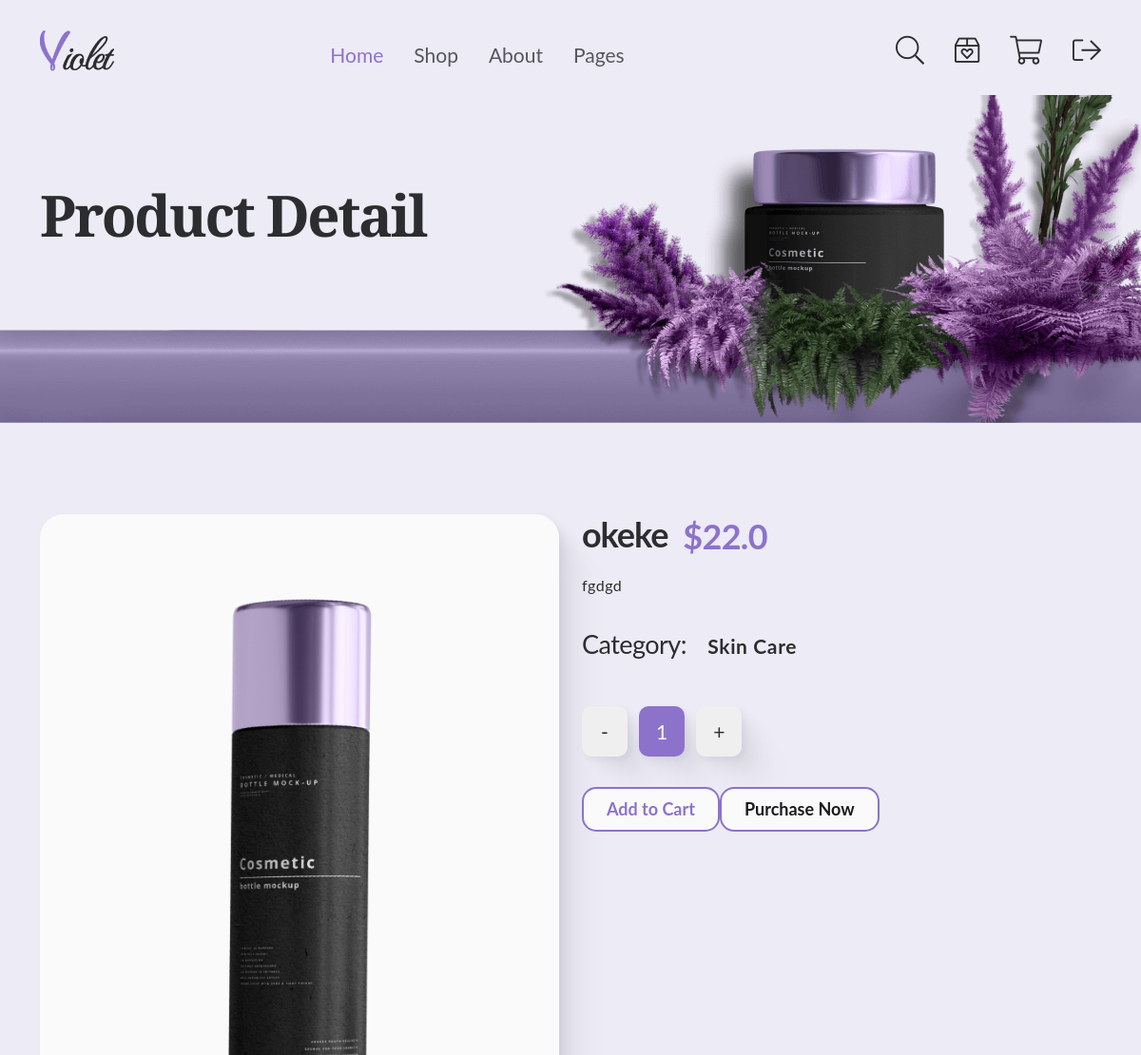
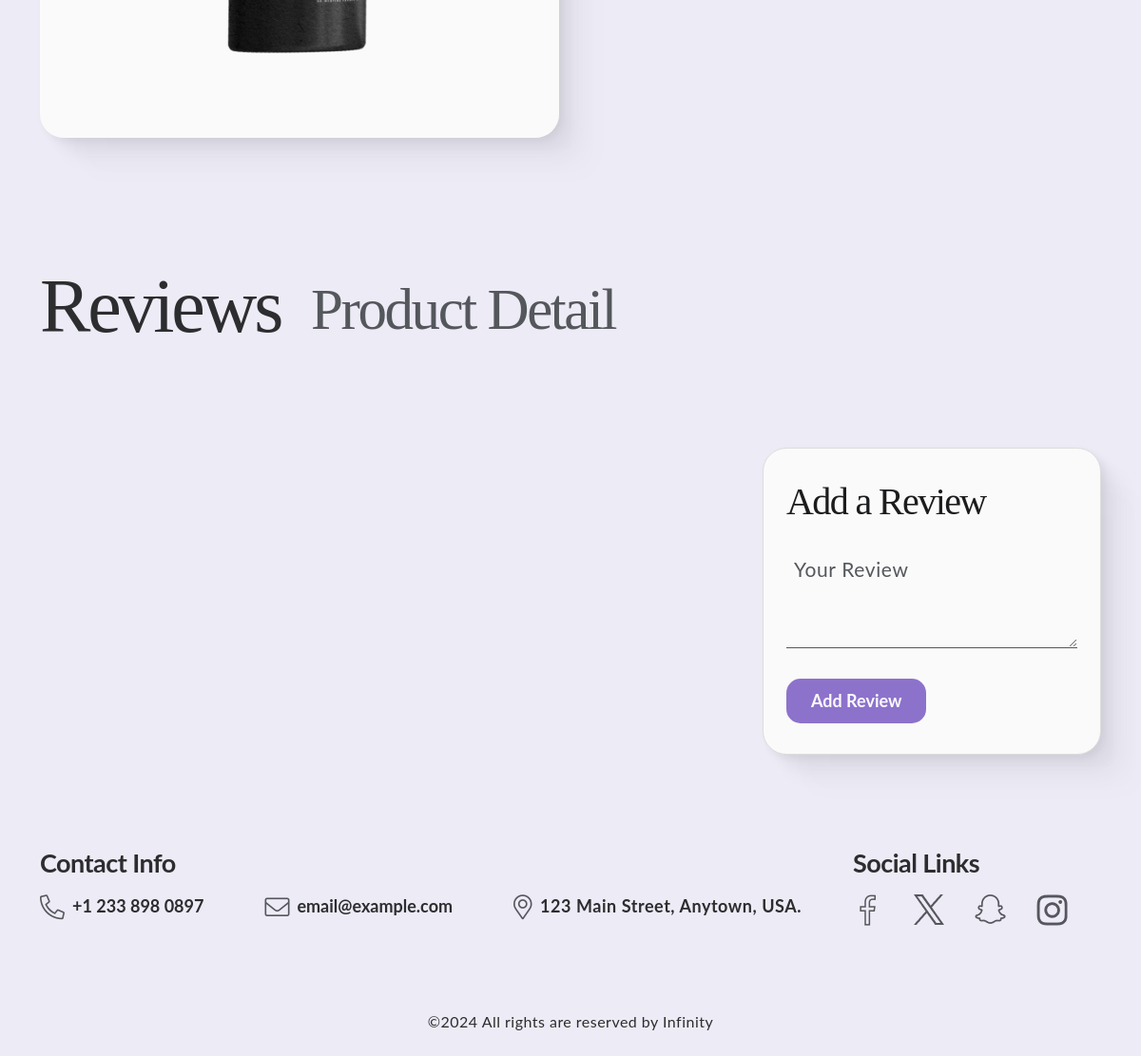
The page /product_detail/1 on the database its author committed (2 pictures, top to bottom).
### app.py (models this page shows)
class Product(db.Model):
    id = db.Column(db.Integer, primary_key=True)
    name = db.Column(db.String(100))
    price = db.Column(db.Float)
    category = db.Column(db.String(50))
    image = db.Column(db.String(200))
    short_note = db.Column(db.Text)  # Field for short notes

### app.py (the view)
@app.route('/product_detail/<int:product_id>', methods=['GET'])
def product_detail(product_id):
    product = Product.query.get_or_404(product_id)
    page = request.args.get('page', 1, type=int)  # Default to page 1 if not provided
    reviews_per_page = 4  # Number of reviews per page
    reviews_paginated = Review.query.filter_by(product_id=product_id).paginate(
        page=page, per_page=reviews_per_page, error_out=False
    )
    return render_template(
        'product_detail.html',
        product=product,
        reviews=reviews_paginated.items,  # Paginated review items
        pagination=reviews_paginated       # Full pagination object
    )

### app.py (called while the page is built)
@app.before_request
def before_request():
    if 'cart' not in session:
        session['cart'] = {}

@app.context_processor
def cart_context():
    cart = session.get('cart', {})
    cart_count = sum(item['quantity'] for item in cart.values())
    cart_total = sum(item['price'] * item['quantity'] for item in cart.values())
    return {
        'cart': cart,
        'cart_count': cart_count,
        'cart_total': cart_total,
        'cart_item_count': len(cart)  # Add this for item count
    }

### templates/product_detail.html (shortened to what this page needs)
{% extends 'layout.html' %}
{% block product_detail %}
            <section class="page-start-banner">
                <div class="container">
                    <h2 class="title">Product Detail</h2>
                </div>
            </section>
            <section class="product-detail pt-96 pb-48">
                <div class="container">
                    <div class="row">
                        <div class="col-lg-6">
                            <div class="detail-img-block">
                                <img alt="Product image" src="{{ url_for('static', filename=product.image.replace('\\', '/')) }}">
                            </div>
                        </div>
                        <div class="col-lg-6">
                            <div class="detail">
                                <div class="d-flex mb-16">
                                    <h5 class="p-name">{{ product.name }}</h5>
                                    <h6 class="price">${{ product.price }}</h6>
                                </div>
                                <p class="mb-32">
                                    {{ product.short_note }}
                                </p>
                                <div class="features mb-32">
                                    <h6 class="title">Category: <span>{{ product.category }}</span></h6>
                                </div>
                                <div class="lower-content">
                                    <div class="quantity quantity-wrap">
                                        <input class="decrement" type="button" value="-" >
                                        <input type="text" name="quantity" value="1" maxlength="2" size="1" class="number">
                                        <input class="increment" type="button" value="+" >
                                    </div>
                                </div>
                                <div class="d-sm-flex">
                                    <a href="#" onclick="addToCart('{{ product.id }}'); return false;" class="cus-btn light cart-button">Add to Cart</a>
                                    <a href="#" class="cus-btn bordered">Purchase Now</a>
                                </div>
                            </div>
                        </div>
                            </div>
                        </div>
                    </div>
            <section class="about-products pt-48 pb-48">
                <div class="container">
                    <div class="about-product pt-5">
                        <ul class="nav nav-tabs title-btn" id="myTab" role="tablist">
                            <li class="nav-item" role="presentation">
                              <button class="nav-link active" data-bs-toggle="tab" data-bs-target="#reviews" type="button" role="tab">Reviews</button>
                            </li>
                            <li class="nav-item" role="presentation">
                                <button class="nav-link" data-bs-toggle="tab" data-bs-target="#description" type="button" role="tab">Product Detail</button>
                            </li>
                        </ul>
                        <div class="tab-content">
                            <div id="reviews" class="tab-pane in active pt-4">
                                <div class="row">
                                    <div class="col-lg-8">
                                        <div id="reviews" class="tab-pane in active pt-4">
                                        </div>
                                    </div>
                                    <div class="col-lg-4">
                                        <div class="design-block">
                                            <h6>Add a Review</h6>
                                            <form method="POST" action="{{ url_for('add_review', product_id=product.id) }}">
                                                <div class="input-group mb-32">
                                                    <textarea name="review" class="form-control" id="review" rows="3" required placeholder="Your Review"></textarea>
                                                </div>
                                                <button type="submit" class="cus-btn dark">Add Review</button>
                                            </form>
                                        </div>
                                    </div>
                                </div>
                            </div>
                        </div>
                    </div>
                </div>
            </section>
            {% endblock product_detail %}

### templates/product_detail.html (style rules this page uses)
.design-block { margin-top: 30px; padding: 20px; background-color: #f9f9f9; border-radius: 5px; border: 1px solid #ddd; }
textarea { resize: vertical; min-height: 100px; }

### rows shown on the page
Product: name "okeke", price "22.0", short_note "fgdgd", category "Skin Care"
